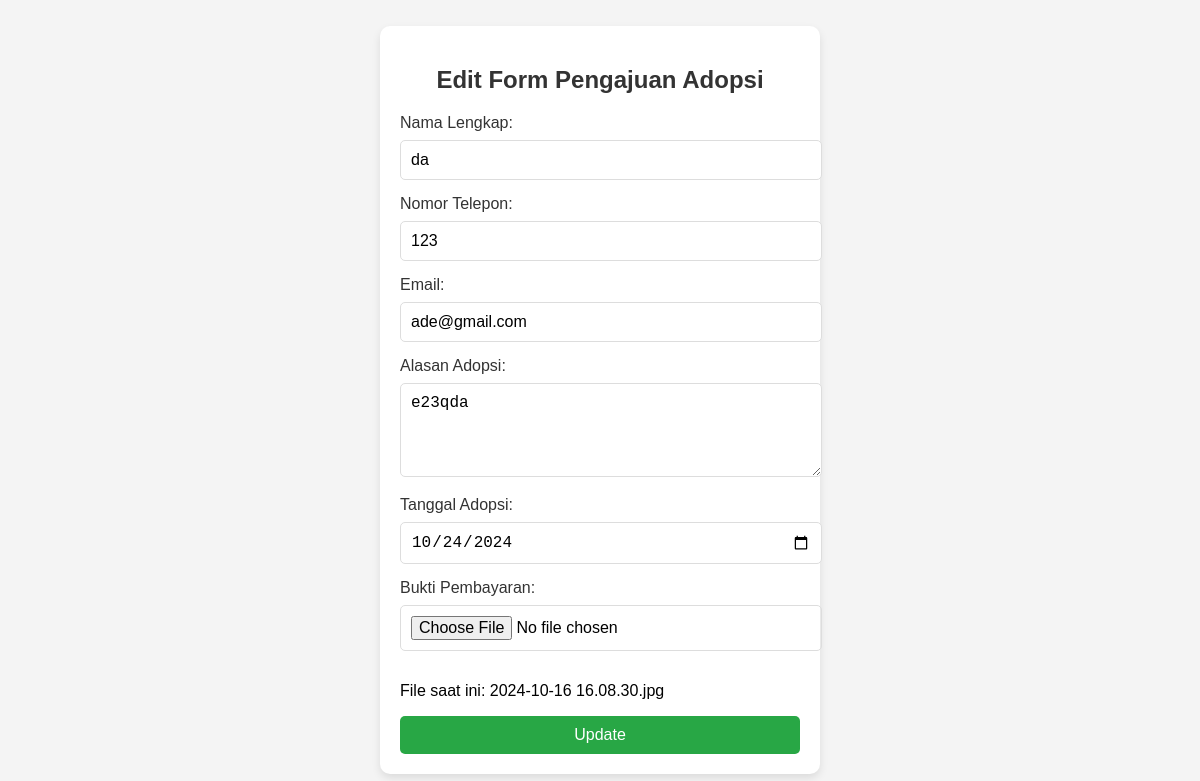
The page /edit_adoption.php?id=10 on the database its author committed.
### tables this page shows
CREATE TABLE `adoptions` (
  `id` int(11) NOT NULL,
  `name` varchar(255) NOT NULL,
  `phone` varchar(20) NOT NULL,
  `email` varchar(255) NOT NULL,
  `reason` text NOT NULL,
  `adoption_date` date NOT NULL,
  `bukti_pembayaran` varchar(100) NOT NULL
);

### edit_adoption.php (the view, shortened to what this page needs)
<?php
require 'db.php';
if (isset($_GET['id'])) {
    $id = $_GET['id'];
    $sql = "SELECT * FROM adoptions WHERE id = $id";
    $result = $conn->query($sql);
    if ($result->num_rows > 0) {
        $row = $result->fetch_assoc();
        $name = $row['name'];
        $phone = $row['phone'];
        $email = $row['email'];
        $reason = $row['reason'];
        $adoption_date = $row['adoption_date'];
        $bukti_pembayaran = $row['bukti_pembayaran'];
    } else {
        echo "<script>alert('Data tidak ditemukan.');
        window.location.href='adopsi.html';</script>";
        exit();
    }
}
?>
<!DOCTYPE html>
<html lang="id">
<head>
    <link rel="stylesheet" href="form.css">
</head>
<body>
    <div class="form-container">
        <h2>Edit Form Pengajuan Adopsi</h2>
        <form action="edit_adoption.php" method="POST" enctype="multipart/form-data">
            <label for="name">Nama Lengkap:</label>
            <input type="text" name="name" value="<?php echo $name; ?>" required>
            <label for="phone">Nomor Telepon:</label>
            <input type="tel" name="phone" value="<?php echo $phone; ?>" required>
            <label for="email">Email:</label>
            <input type="email" name="email" value="<?php echo $email; ?>" required>
            <label for="reason">Alasan Adopsi:</label>
            <textarea name="reason" rows="4" required><?php echo $reason; ?></textarea>
            <label for="date">Tanggal Adopsi:</label>
            <input type="date" name="date" value="<?php echo $adoption_date; ?>" required>
            <label for="bukti_pembayaran">Bukti Pembayaran:</label>
            <input type="file" name="files">
            <p>File saat ini: <?php echo $bukti_pembayaran; ?></p>
            <button type="submit" name="submit">Update</button>
        </form>
    </div>
</body>
</html>

### form.css (style rules this page uses)
body { font-family: 'Arial', sans-serif; background-color: #f4f4f4; margin: 0; padding: 0; display: flex; justify-content: center; align-items: center; height: 100vh; }
.form-container { background-color: #fff; padding: 20px; border-radius: 10px; box-shadow: 0 4px 8px rgba(0, 0, 0, 0.1); max-width: 400px; width: 100%; }
h2 { text-align: center; color: #333; }
label { display: block; margin-bottom: 8px; color: #333; }
input, textarea { width: 100%; padding: 10px; margin-bottom: 15px; border: 1px solid #ddd; border-radius: 5px; font-size: 16px; }
button { width: 100%; padding: 10px; background-color: #28a745; color: #fff; border: none; border-radius: 5px; font-size: 16px; cursor: pointer; }

### rows shown on the page
adoptions: name "da", phone "123", email "ade@gmail.com", reason "e23qda", date "10/24/2024", bukti_pembayaran "2024-10-16 16.08.30.jpg"
